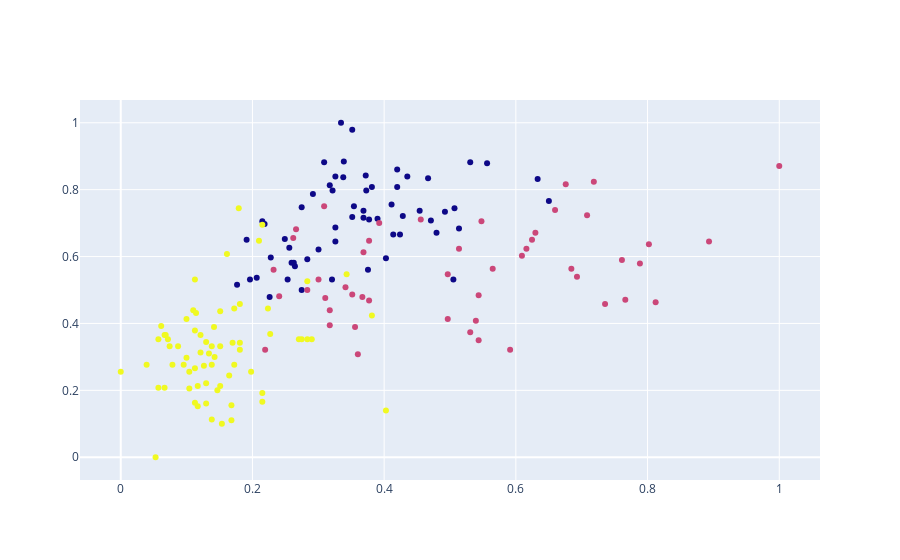

Notebook cell for this chart:
### Code cell
fig = go.Figure()
fig.add_trace(go.Scatter(x=df['Intensidade_de_cor'], y=df['Alcool'], mode='markers',
                         marker = dict(color=agrupador.labels_.astype(np.float)),text=labels))
fig.show()

### Figure 1 — Plotly figure (JSON) as saved in the notebook; plotly's stock layout.template omitted (floating-point values rounded to 4 significant figures; data arrays with more than 128 entries replaced by an {"elided": "..."} marker saying what was removed)
{"data": [{"marker": {"color": {"elided": "178 int values"}}, "mode": "markers", "text": {"elided": "178 int values"}, "type": "scatter", "x": {"elided": "178 float values"}, "y": {"elided": "178 float values"}}], "layout": {}}
